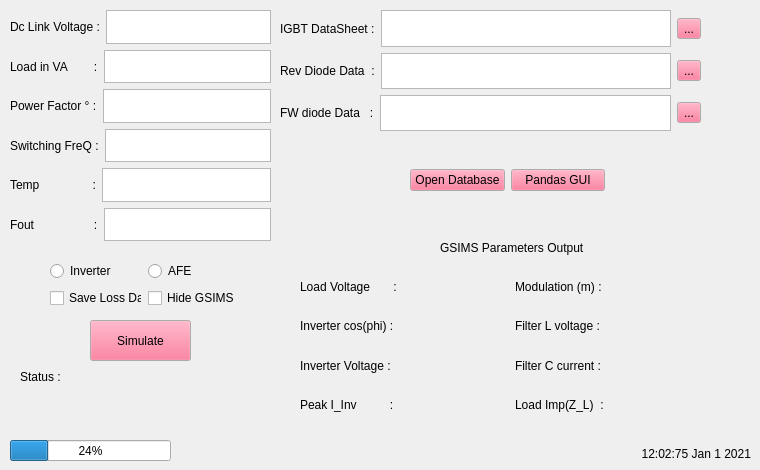
    <widget class="QWidget" name="Tab_Inputs">
     <property name="palette">
      <palette>
       <active>
        <colorrole role="Button">
         <brush brushstyle="SolidPattern">
          <color alpha="255">
           <red>255</red>
           <green>85</green>
           <blue>127</blue>
          </color>
         </brush>
        </colorrole>
       </active>
       <inactive>
        <colorrole role="Button">
         <brush brushstyle="SolidPattern">
          <color alpha="255">
           <red>255</red>
           <green>85</green>
           <blue>127</blue>
          </color>
         </brush>
        </colorrole>
       </inactive>
       <disabled>
        <colorrole role="Button">
         <brush brushstyle="SolidPattern">
          <color alpha="255">
           <red>255</red>
           <green>85</green>
           <blue>127</blue>
          </color>
         </brush>
        </colorrole>
       </disabled>
      </palette>
     </property>
     <property name="font">
      <font>
       <family>MS Shell Dlg 2</family>
       <weight>50</weight>
       <bold>false</bold>
      </font>
     </property>
     <attribute name="title">
      <string>Simulation Inputs</string>
     </attribute>
     <widget class="QWidget" name="verticalLayoutWidget_2">
      <property name="geometry">
       <rect>
        <x>10</x>
        <y>10</y>
        <width>261</width>
        <height>231</height>
       </rect>
      </property>
      <layout class="QVBoxLayout" name="inputParamsLayout">
       <item>
        <layout class="QHBoxLayout" name="horizontalLayout">
         <item>
          <widget class="QLabel" name="dcVltg">
           <property name="text">
            <string>Dc Link Voltage :</string>
           </property>
          </widget>
         </item>
         <item>
          <widget class="QPlainTextEdit" name="dcVltgIn"/>
         </item>
        </layout>
       </item>
       <item>
        <layout class="QHBoxLayout" name="horizontalLayout_2">
         <item>
          <widget class="QLabel" name="loadWLabel">
           <property name="text">
            <string>Load in VA        :</string>
           </property>
          </widget>
         </item>
         <item>
          <widget class="QPlainTextEdit" name="loadWIn"/>
         </item>
        </layout>
       </item>
       <item>
        <layout class="QHBoxLayout" name="horizontalLayout_3">
         <item>
          <widget class="QLabel" name="pfDegreeLabel">
           <property name="text">
            <string>Power Factor ° :</string>
           </property>
          </widget>
         </item>
         <item>
          <widget class="QPlainTextEdit" name="pfDegreeIn"/>
         </item>
        </layout>
       </item>
       <item>
        <layout class="QHBoxLayout" name="horizontalLayout_4">
         <item>
          <widget class="QLabel" name="switchFreqLabel">
           <property name="text">
            <string>Switching FreQ :</string>
           </property>
          </widget>
         </item>
         <item>
          <widget class="QPlainTextEdit" name="switchFreqIn"/>
         </item>
        </layout>
       </item>
       <item>
        <layout class="QHBoxLayout" name="horizontalLayout_5">
         <item>
          <widget class="QLabel" name="tempLabel">
           <property name="text">
            <string>Temp                :</string>
           </property>
          </widget>
         </item>
         <item>
          <widget class="QPlainTextEdit" name="tempIn"/>
         </item>
        </layout>
       </item>
       <item>
        <layout class="QHBoxLayout" name="horizontalLayout_17">
         <item>
          <widget class="QLabel" name="fOut">
           <property name="text">
            <string>Fout                  :</string>
           </property>
          </widget>
         </item>
         <item>
          <widget class="QPlainTextEdit" name="fOutIn"/>
         </item>
        </layout>
       </item>
      </layout>
     </widget>
     <widget class="QWidget" name="verticalLayoutWidget">
      <property name="geometry">
       <rect>
        <x>280</x>
        <y>10</y>
        <width>421</width>
        <height>121</height>
       </rect>
      </property>
      <layout class="QVBoxLayout" name="dataSheetLayout">
       <item>
        <layout class="QHBoxLayout" name="horizontalLayout_6">
         <item>
          <widget class="QLabel" name="igbtDataLabel">
           <property name="text">
            <string>IGBT DataSheet :</string>
           </property>
          </widget>
         </item>
         <item>
          <widget class="QPlainTextEdit" name="igbtDataIn"/>
         </item>
         <item>
          <widget class="QToolButton" name="toolButtonIGBT">
           <property name="text">
            <string>...</string>
           </property>
           <property name="icon">
            <iconset>
             <normaloff>thermalResistor.jpg</normaloff>thermalResistor.jpg</iconset>
           </property>
           <property name="iconSize">
            <size>
             <width>18</width>
             <height>18</height>
            </size>
           </property>
          </widget>
         </item>
        </layout>
       </item>
       <item>
        <layout class="QHBoxLayout" name="horizontalLayout_7">
         <item>
          <widget class="QLabel" name="revDataLabel">
           <property name="text">
            <string>Rev Diode Data  :</string>
           </property>
          </widget>
         </item>
         <item>
          <widget class="QPlainTextEdit" name="revDataIn"/>
         </item>
         <item>
          <widget class="QToolButton" name="toolButtonRev">
           <property name="text">
            <string>...</string>
           </property>
           <property name="icon">
            <iconset>
             <normaloff>thermalResistor.jpg</normaloff>thermalResistor.jpg</iconset>
           </property>
           <property name="iconSize">
            <size>
             <width>18</width>
             <height>18</height>
            </size>
           </property>
          </widget>
         </item>
        </layout>
       </item>
       <item>
        <layout class="QHBoxLayout" name="horizontalLayout_8">
         <item>
          <widget class="QLabel" name="fwDataLabel">
           <property name="text">
            <string>FW diode Data   :</string>
           </property>
          </widget>
         </item>
         <item>
          <widget class="QPlainTextEdit" name="fwDataIn"/>
         </item>
         <item>
          <widget class="QToolButton" name="toolButtonFW">
           <property name="text">
            <string>...</string>
           </property>
           <property name="icon">
            <iconset>
             <normaloff>thermalResistor.jpg</normaloff>thermalResistor.jpg</iconset>
           </property>
           <property name="iconSize">
            <size>
             <width>18</width>
             <height>18</height>
            </size>
           </property>
          </widget>
         </item>
        </layout>
       </item>
      </layout>
     </widget>
     <widget class="QLabel" name="statusLabel">
      <property name="geometry">
       <rect>
        <x>20</x>
        <y>370</y>
        <width>47</width>
        <height>13</height>
       </rect>
      </property>
      <property name="text">
       <string>Status :</string>
      </property>
     </widget>
     <widget class="QWidget" name="horizontalLayoutWidget_2">
      <property name="geometry">
       <rect>
        <x>580</x>
        <y>430</y>
        <width>171</width>
        <height>31</height>
       </rect>
      </property>
      <layout class="QHBoxLayout" name="horizontalLayout_18">
       <item>
        <widget class="QLabel" name="dateTimeLabel">
         <property name="text">
          <string>12:02:75 Jan 1 2021</string>
         </property>
         <property name="alignment">
          <set>Qt::AlignBottom|Qt::AlignRight|Qt::AlignTrailing</set>
         </property>
        </widget>
       </item>
      </layout>
     </widget>
     <widget class="QWidget" name="gridLayoutWidget">
      <property name="geometry">
       <rect>
        <x>300</x>
        <y>270</y>
        <width>424</width>
        <height>151</height>
       </rect>
      </property>
      <layout class="QGridLayout" name="gsimsGrid">
       <property name="leftMargin">
        <number>0</number>
       </property>
       <item row="3" column="1">
        <layout class="QHBoxLayout" name="horizontalLayout_16">
         <item>
          <widget class="QLabel" name="loadZ">
           <property name="text">
            <string>Load Imp(Z_L)  :</string>
           </property>
          </widget>
         </item>
         <item>
          <widget class="QLabel" name="loadZOut">
           <property name="text">
            <string/>
           </property>
          </widget>
         </item>
        </layout>
       </item>
       <item row="1" column="1">
        <layout class="QHBoxLayout" name="horizontalLayout_15">
         <item>
          <widget class="QLabel" name="lVltg">
           <property name="text">
            <string>Filter L voltage :</string>
           </property>
          </widget>
         </item>
         <item>
          <widget class="QLabel" name="lVltgOut">
           <property name="text">
            <string/>
           </property>
          </widget>
         </item>
        </layout>
       </item>
       <item row="0" column="1">
        <layout class="QHBoxLayout" name="horizontalLayout_13">
         <item>
          <widget class="QLabel" name="modulation">
           <property name="text">
            <string>Modulation (m) : </string>
           </property>
          </widget>
         </item>
         <item>
          <widget class="QLabel" name="modulationOut">
           <property name="text">
            <string/>
           </property>
          </widget>
         </item>
        </layout>
       </item>
       <item row="1" column="0">
        <layout class="QHBoxLayout" name="horizontalLayout_10">
         <item>
          <widget class="QLabel" name="invCosPhi">
           <property name="text">
            <string>Inverter cos(phi) :</string>
           </property>
          </widget>
         </item>
         <item>
          <widget class="QLabel" name="invCosPhiOut">
           <property name="text">
            <string/>
           </property>
          </widget>
         </item>
        </layout>
       </item>
       <item row="2" column="0">
        <layout class="QHBoxLayout" name="horizontalLayout_11">
         <item>
          <widget class="QLabel" name="invVltg">
           <property name="text">
            <string>Inverter Voltage : </string>
           </property>
          </widget>
         </item>
         <item>
          <widget class="QLabel" name="invVtlgOut">
           <property name="text">
            <string/>
           </property>
          </widget>
         </item>
        </layout>
       </item>
       <item row="3" column="0">
        <layout class="QHBoxLayout" name="horizontalLayout_12">
         <item>
          <widget class="QLabel" name="peakRlcCurrent">
           <property name="text">
            <string>Peak I_Inv          :</string>
           </property>
          </widget>
         </item>
         <item>
          <widget class="QLabel" name="peakRlcCurrentOut">
           <property name="text">
            <string/>
           </property>
          </widget>
         </item>
        </layout>
       </item>
       <item row="2" column="1">
        <layout class="QHBoxLayout" name="horizontalLayout_14">
         <item>
          <widget class="QLabel" name="cCurrent">
           <property name="text">
            <string>Filter C current : </string>
           </property>
          </widget>
         </item>
         <item>
          <widget class="QLabel" name="cCurrentOut">
           <property name="text">
            <string/>
           </property>
          </widget>
         </item>
        </layout>
       </item>
       <item row="0" column="0">
        <layout class="QHBoxLayout" name="horizontalLayout_9">
         <item>
          <widget class="QLabel" name="loadVltg">
           <property name="text">
            <string>Load Voltage       :</string>
           </property>
          </widget>
         </item>
         <item>
          <widget class="QLabel" name="loadVltgOut">
           <property name="text">
            <string/>
           </property>
          </widget>
         </item>
        </layout>
       </item>
      </layout>
     </widget>
     <widget class="QPushButton" name="simulateBtn">
      <property name="geometry">
       <rect>
        <x>90</x>
        <y>320</y>
        <width>101</width>
        <height>41</height>
       </rect>
      </property>
      <property name="text">
       <string>Simulate</string>
      </property>
     </widget>
     <widget class="QLabel" name="GSIMSLabel">
      <property name="geometry">
       <rect>
        <x>440</x>
        <y>240</y>
        <width>151</width>
        <height>16</height>
       </rect>
      </property>
      <property name="text">
       <string>GSIMS Parameters Output</string>
      </property>
     </widget>
     <widget class="QLabel" name="statusWriteLabel">
      <property name="geometry">
       <rect>
        <x>80</x>
        <y>370</y>
        <width>47</width>
        <height>13</height>
       </rect>
      </property>
      <property name="text">
       <string/>
      </property>
     </widget>
     <widget class="QProgressBar" name="progressBar">
      <property name="geometry">
       <rect>
        <x>10</x>
        <y>440</y>
        <width>161</width>
        <height>21</height>
       </rect>
      </property>
      <property name="value">
       <number>24</number>
      </property>
     </widget>
     <widget class="QWidget" name="horizontalLayoutWidget">
      <property name="geometry">
       <rect>
        <x>410</x>
        <y>160</y>
        <width>195</width>
        <height>41</height>
       </rect>
      </property>
      <layout class="QHBoxLayout" name="horizontalLayout_19">
       <item>
        <widget class="QPushButton" name="databaseBtn">
         <property name="text">
          <string>Open Database</string>
         </property>
        </widget>
       </item>
       <item>
        <widget class="QPushButton" name="pandasGUIBtn">
         <property name="text">
          <string>Pandas GUI</string>
         </property>
        </widget>
       </item>
      </layout>
     </widget>
     <widget class="QWidget" name="gridLayoutWidget_2">
      <property name="geometry">
       <rect>
        <x>50</x>
        <y>260</y>
        <width>189</width>
        <height>51</height>
       </rect>
      </property>
      <layout class="QGridLayout" name="gridLayout_3">
       <item row="1" column="0">
        <widget class="QCheckBox" name="saveLossData">
         <property name="autoFillBackground">
          <bool>false</bool>
         </property>
         <property name="text">
          <string>Save Loss Data</string>
         </property>
        </widget>
       </item>
       <item row="0" column="1">
        <widget class="QRadioButton" name="AFEModeBtn">
         <property name="text">
          <string>AFE</string>
         </property>
         <attribute name="buttonGroup">
          <string notr="true">buttonGroupMode</string>
         </attribute>
        </widget>
       </item>
       <item row="0" column="0">
        <widget class="QRadioButton" name="InverterModeBtn">
         <property name="text">
          <string>Inverter</string>
         </property>
         <attribute name="buttonGroup">
          <string notr="true">buttonGroupMode</string>
         </attribute>
        </widget>
       </item>
       <item row="1" column="1">
        <widget class="QCheckBox" name="showGSIMS">
         <property name="text">
          <string>Hide GSIMS</string>
         </property>
        </widget>
       </item>
      </layout>
     </widget>
    </widget>
